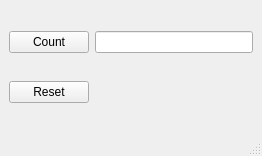
<?xml version="1.0" encoding="UTF-8"?>
<ui version="4.0">
 <class>MainWindow</class>
 <widget class="QMainWindow" name="MainWindow">
  <property name="geometry">
   <rect>
    <x>0</x>
    <y>0</y>
    <width>262</width>
    <height>156</height>
   </rect>
  </property>
  <property name="windowTitle">
   <string>MainWindow</string>
  </property>
  <widget class="QWidget" name="centralwidget">
   <layout class="QHBoxLayout" name="horizontalLayout">
    <item>
     <layout class="QGridLayout" name="gridLayout">
      <item row="1" column="0">
       <widget class="QPushButton" name="resetButton">
        <property name="text">
         <string>Reset</string>
        </property>
       </widget>
      </item>
      <item row="0" column="0">
       <widget class="QPushButton" name="countButton">
        <property name="text">
         <string>Count</string>
        </property>
       </widget>
      </item>
      <item row="0" column="1">
       <widget class="QLineEdit" name="display"/>
      </item>
     </layout>
    </item>
   </layout>
  </widget>
  <widget class="QMenuBar" name="menubar">
   <property name="geometry">
    <rect>
     <x>0</x>
     <y>0</y>
     <width>262</width>
     <height>24</height>
    </rect>
   </property>
  </widget>
  <widget class="QStatusBar" name="statusbar"/>
 </widget>
 <resources/>
 <connections/>
</ui>
